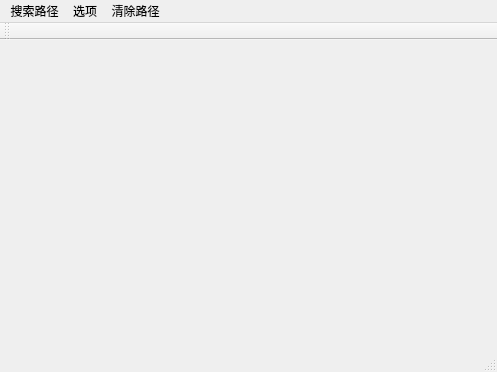
<?xml version="1.0" encoding="UTF-8"?>
<ui version="4.0">
 <class>MainWindow</class>
 <widget class="QMainWindow" name="MainWindow">
  <property name="geometry">
   <rect>
    <x>0</x>
    <y>0</y>
    <width>497</width>
    <height>372</height>
   </rect>
  </property>
  <property name="windowTitle">
   <string>GridMap --emotionbot</string>
  </property>
  <widget class="QWidget" name="centralWidget"/>
  <widget class="QMenuBar" name="menuBar">
   <property name="geometry">
    <rect>
     <x>0</x>
     <y>0</y>
     <width>497</width>
     <height>28</height>
    </rect>
   </property>
   <widget class="QMenu" name="menu">
    <property name="title">
     <string>搜索路径</string>
    </property>
   </widget>
   <widget class="QMenu" name="menu_2">
    <property name="title">
     <string>选项</string>
    </property>
    <addaction name="action9_9_10"/>
    <addaction name="action16_16_40"/>
    <addaction name="action_16_30_99"/>
   </widget>
   <widget class="QMenu" name="menu_3">
    <property name="title">
     <string>清除路径</string>
    </property>
   </widget>
   <addaction name="menu"/>
   <addaction name="menu_2"/>
   <addaction name="menu_3"/>
  </widget>
  <widget class="QToolBar" name="mainToolBar">
   <attribute name="toolBarArea">
    <enum>TopToolBarArea</enum>
   </attribute>
   <attribute name="toolBarBreak">
    <bool>false</bool>
   </attribute>
  </widget>
  <widget class="QStatusBar" name="statusBar"/>
  <action name="action9_9_10">
   <property name="text">
    <string>初级 9*9 10个网格</string>
   </property>
  </action>
  <action name="action16_16_40">
   <property name="text">
    <string>中级 16*16 40个网格</string>
   </property>
  </action>
  <action name="action_16_30_99">
   <property name="text">
    <string>高级 16*30 99个网格</string>
   </property>
  </action>
 </widget>
 <layoutdefault spacing="6" margin="11"/>
 <resources/>
 <connections/>
</ui>
